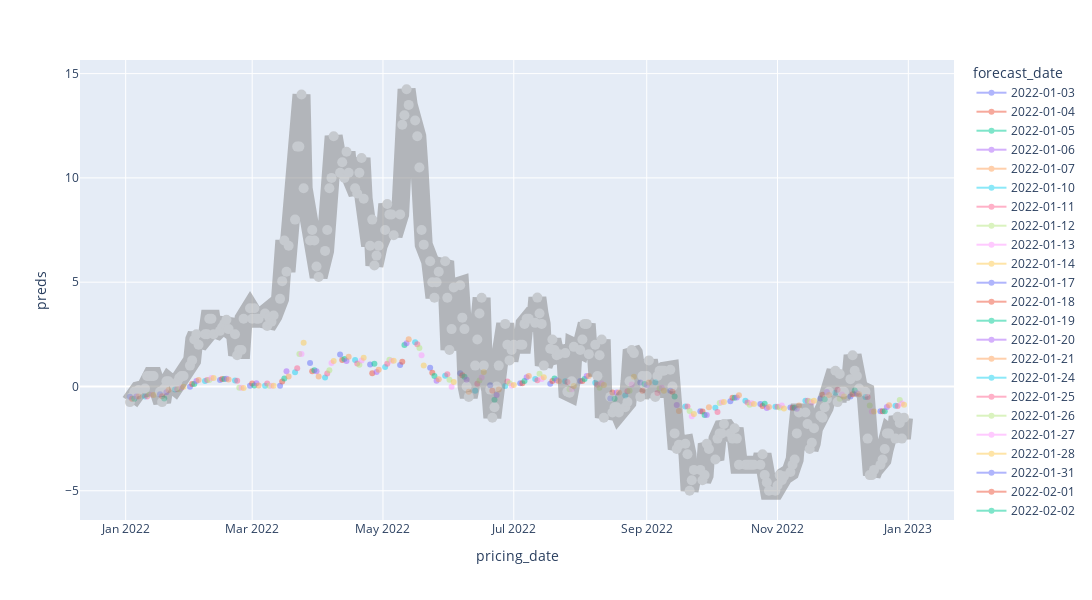

Write notebook code for a chart like this one.
### Code cell
show_plot(results['results_df'], 'preds')
